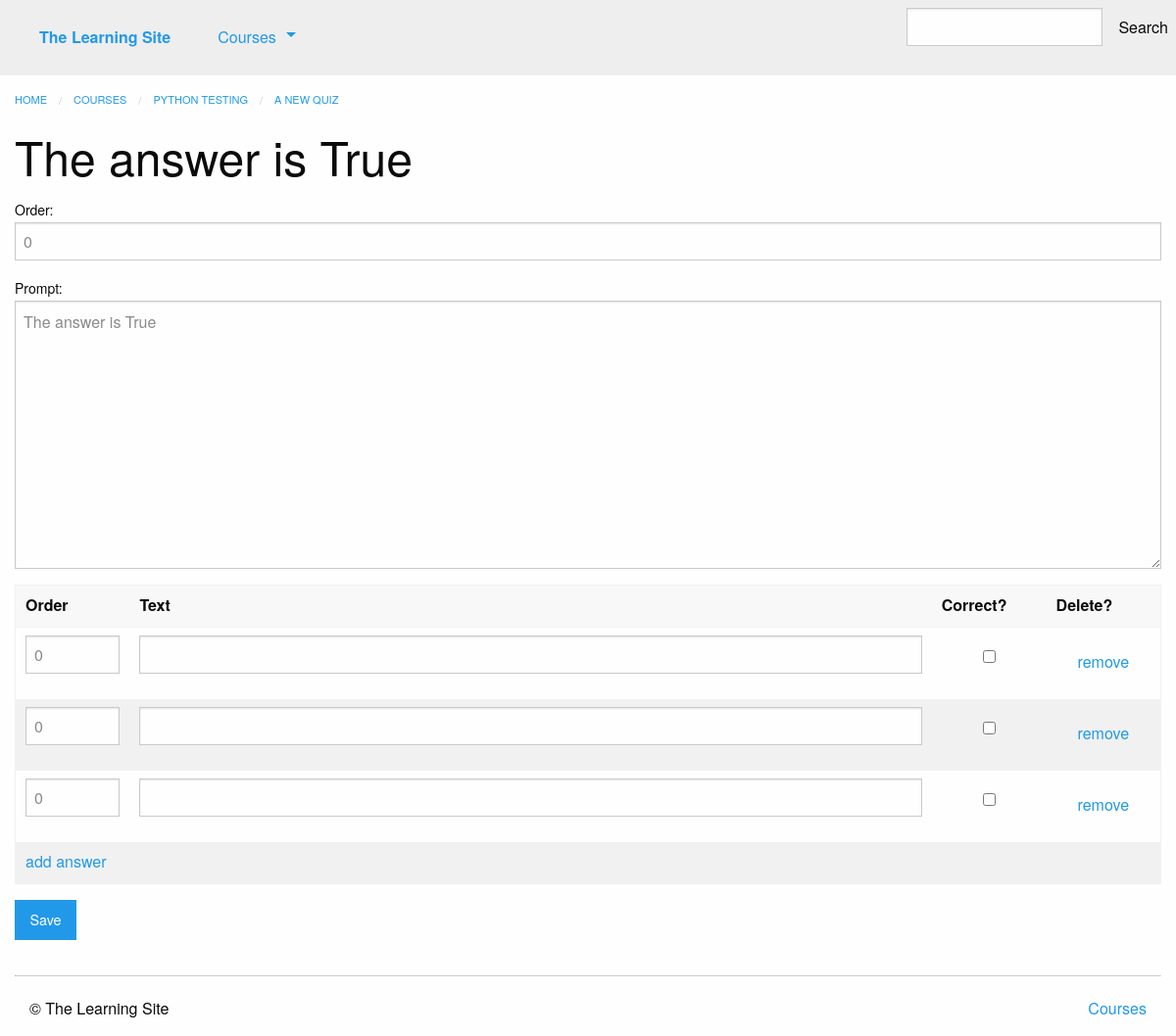
Page /courses/3/edit_question/4/ (signed in) on the committed database.
### courses/models.py (models this page shows, shortened)
class Step(models.Model):
    title = models.CharField(max_length=255)
    description = models.TextField()
    order = models.IntegerField(default=0)
    course = models.ForeignKey(Course, on_delete=models.CASCADE)
    class Meta:
        abstract = True
        ordering = ['order',]

class Quiz(Step):
    total_questions = models.IntegerField(default=4)
    times_taken = models.IntegerField(default=0, editable=False)
    class Meta:
        verbose_name_plural = "Quizzes"

class Course(models.Model):
    created_at = models.DateTimeField(auto_now_add=True)
    title = models.CharField(max_length=255)
    description = models.TextField()
    teacher = models.ForeignKey(User, on_delete=models.CASCADE)
    subject = models.CharField(default='', max_length=100)
    published = models.BooleanField(default=False)

class Question(models.Model):
    quiz = models.ForeignKey(Quiz, on_delete=models.CASCADE)
    order = models.IntegerField(default=0)
    prompt = models.TextField()
    class Meta:
        ordering = ['order',]

### courses/views.py (the view, shortened to what this page needs)
# urls.py: path('<int:quiz_pk>/edit_question/<int:question_pk>/', views.edit_question, name='edit_question'),
@login_required
def edit_question(request, quiz_pk, question_pk):
    question = get_object_or_404(models.Question,
                                 pk=question_pk,
                                 quiz_id=quiz_pk)
    if hasattr(question, 'truefalsequestion'):
        form_class = forms.TrueFalseQuestionForm
        question = question.truefalsequestion
    else:
        form_class = forms.MultipleChoiceQuestionForm
        question = question.multiplechoicequestion
    form = form_class(instance=question)
    answer_forms = forms.AnswerInlineFormSet(
        queryset=form.instance.answer_set.all(),
    )
    return render(request, 'courses/question_form.html', {
        'form': form,
        'quiz': question.quiz,
        'formset': answer_forms,
    })

### courses/forms.py
class TrueFalseQuestionForm(QuestionForm):
    class Meta:
        model = models.TrueFalseQuestion
        fields = ['order', 'prompt']

### courses/templatetags/course_extras.py (called while the page is built)
@register.inclusion_tag('courses/course_nav.html')
def nav_courses_list():
    courses = Course.objects.filter(
        published=True
    ).order_by(
        '-created_at'
    ).values('id', 'title'
             )[:5]
    return {'courses': courses}

### courses/templates/courses/question_form.html (shortened to what this page needs)
{% extends "courses/layout.html" %}
{% load course_extras %}
{% block breadcrumbs %}
    <li><a href="{% url 'courses:detail' pk=quiz.course.pk %}">{{ quiz.course.title }}</a></li>
    <li><a href="{% url 'courses:quiz' course_pk=quiz.course.pk step_pk=quiz.pk %}">{{ quiz.title }}</a></li>
{% endblock %}
{% block content %}
<div class="row columns">
{{ block.super }}
<h1>{{form.instance.prompt|default:"Make a new question" }}</h1>
<form method="POST" action="">
    {{ form.as_p }}
    <table role="grid" class="stack hover" style="width:100%">
        <thead>
        <tr>
            <th scope="col" class="center" style="width:10%">Order</th>
            <th scope="col" class="center">Text</th>
            <th scope="col" class="center" style="width:10%">Correct?</th>
            <th scope="col" class="center" style="width:10%">Delete?</th>
        </tr>
        </thead>
        <tbody class="order">
            {% for form in formset %}
            <tr class="answer-form {% if form.instance.pk %}item{% else %}new{% endif %}">
                <td>{{ form.id }}{{ form.order }}</td>
                <td>{{ form.text }}</td>
                <td class="text-center">{{ form.correct }}</td>
                {% if form.instance.pk %}
                    <td class="text-center">{{ form.DELETE }}</td>
                {% else %}
                    <td class="text-center"></td>
                {% endif %}
            </tr>
            {% endfor %}
        </tbody>
    </table>
    <input type="submit" class="button" value="Save">
</form>
</div>
{% endblock %}
{% block css %}
    {{ form.media.css }}
{% endblock %}
{% block javascript %}
    {% load static from staticfiles %}
{% endblock %}

### rows in the picture
Quiz: course "PYTHON TESTING", title "A NEW QUIZ"
Question: instance.prompt "The answer is True", order "0", prompt "The answer is True"
